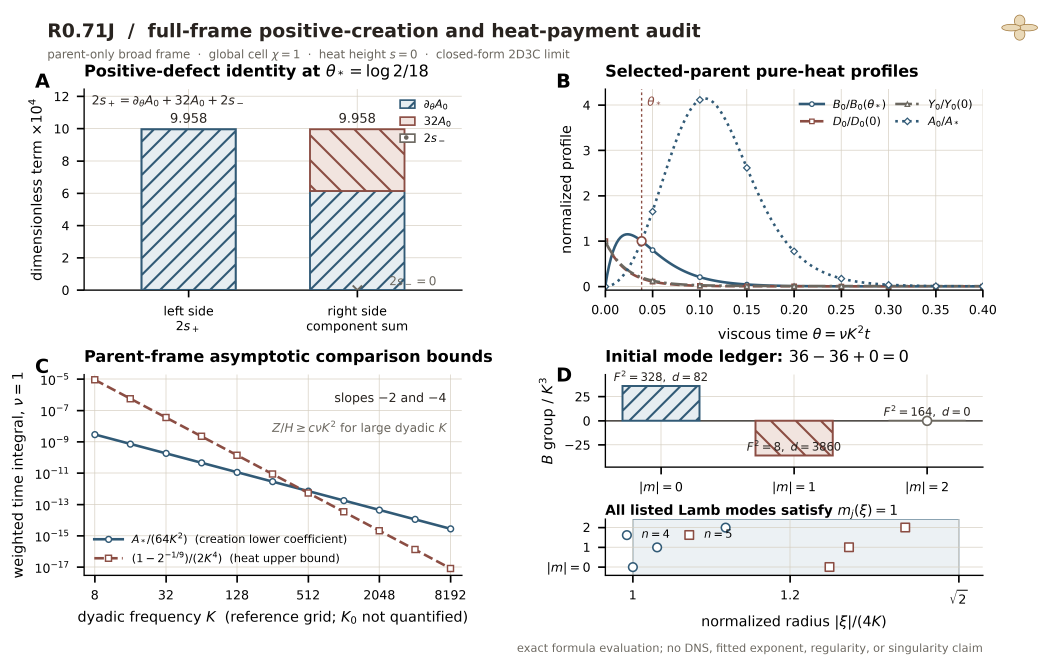
#> input picture figures/r071j-full-frame/fig-r071j-full-frame-gap/figure.png, 4204 x 2645 px (shown at 1/4 size)
$ python qa_images.py
#> lines starting #> are read from the running program, lines starting #| are printed output that depends on the picture
#!/usr/bin/env python3
"""Create original-color and grayscale print-size QA previews."""

from pathlib import Path

from PIL import Image, ImageOps


with Image.open(Path("figure.png")) as source_image:
#> source_image is the input picture: PIL image 4204x2645 RGBA; mean R, G, B, A 240.1, 240.4, 240.6, 255
    source = source_image.convert("RGB")
preview_width = 1780
preview_height = round(source.height * preview_width / source.width)
#> preview_height = 1120
preview = source.resize((preview_width, preview_height), Image.Resampling.LANCZOS)
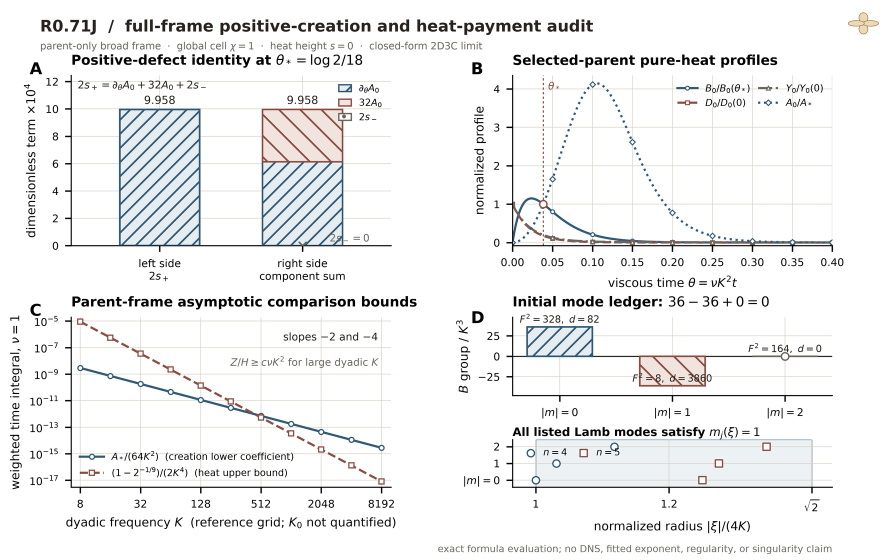
#> preview: PIL image 1780x1120 RGB (shown at 1/2 size); mean R, G, B 240, 240.2, 240.5
preview.save("qa-original.png", dpi=(254, 254))
ImageOps.grayscale(preview).convert("RGB").save("qa-grayscale.png", dpi=(254, 254))
